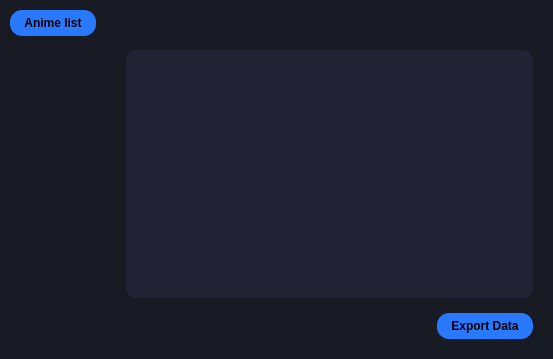
<?xml version="1.0" encoding="UTF-8"?>
<ui version="4.0">
 <class>MainWindow</class>
 <widget class="QMainWindow" name="MainWindow">
  <property name="geometry">
   <rect>
    <x>0</x>
    <y>0</y>
    <width>553</width>
    <height>359</height>
   </rect>
  </property>
  <property name="windowTitle">
   <string>Quản lý Hệ thống</string>
  </property>
  <property name="styleSheet">
   <string notr="true">/* ===== MAIN WINDOW ===== */
QMainWindow {
    background-color: #181a24;
}

/* ===== LABEL ===== */
QLabel {
    color: #e6e6e6;
    font-size: 13px;
}

/* ===== PUSH BUTTON ===== */
QPushButton {
    background-color: #2979ff;   /* nền xanh */
   color: qlineargradient(
        spread:pad, x1:0, y1:0, x2:1, y2:0,
        stop:0 #ff0000,
        stop:0.2 #ff7f00,
        stop:0.4 #ffff00,
        stop:0.6 #00ff00,
        stop:0.8 #00bfff,
        stop:1 #8b00ff
    );

    border-radius: 12px;
    padding: 6px 14px;
    font-size: 12px;
    font-weight: bold;

    /* Rainbow border (ổn định Qt5/Qt6) */
    border: 2px solid qlineargradient(
        spread:pad, x1:0, y1:0, x2:1, y2:1,
        stop:0 #ff0000,
        stop:0.2 #ff7f00,
        stop:0.4 #ffff00,
        stop:0.6 #00ff00,
        stop:0.8 #00bfff,
        stop:1 #8b00ff
    );
}

/* Hover */
QPushButton:hover {
    background-color: #448aff;   /* sáng hơn */
}

/* Pressed */
QPushButton:pressed {
    background-color: #1c54b2;   /* đậm lại */
    padding-top: 8px;
    padding-bottom: 4px;
}

/* Disabled */
QPushButton:disabled {
    background-color: #555;
    color: #aaa;
    border: 2px solid #444;
}

/* ===== LIST WIDGET ===== */
QListWidget {
    background-color: #222436;
    border-radius: 10px;
    border: 2px solid qlineargradient(
        spread:pad, x1:0, y1:0, x2:1, y2:1,
        stop:0 #ff0000,
        stop:0.2 #ff7f00,
        stop:0.4 #ffff00,
        stop:0.6 #00ff00,
        stop:0.8 #00bfff,
        stop:1 #8b00ff
    );
    color: #e6e6e6;
    padding: 5px;
}

/* Item */
QListWidget::item {
    padding: 6px;
    border-radius: 6px;
}

/* Hover item */
QListWidget::item:hover {
    background-color: #2f3250;
}

/* Selected item */
QListWidget::item:selected {
    background-color: #2979ff;
    color: white;
}

/* ===== SCROLLBAR ===== */
QScrollBar:vertical {
    background: transparent;
    width: 8px;
}

QScrollBar::handle:vertical {
    background: #555;
    border-radius: 4px;
}

QScrollBar::handle:vertical:hover {
    background: #777;
}

QScrollBar::add-line,
QScrollBar::sub-line {
    height: 0;
}</string>
  </property>
  <widget class="QWidget" name="centralwidget">
   <layout class="QHBoxLayout" name="horizontalLayout">
    <property name="spacing">
     <number>0</number>
    </property>
    <property name="leftMargin">
     <number>0</number>
    </property>
    <property name="topMargin">
     <number>0</number>
    </property>
    <property name="rightMargin">
     <number>0</number>
    </property>
    <property name="bottomMargin">
     <number>0</number>
    </property>
    <item>
     <layout class="QVBoxLayout" name="sidebar_layout">
      <property name="spacing">
       <number>6</number>
      </property>
      <property name="leftMargin">
       <number>10</number>
      </property>
      <property name="topMargin">
       <number>10</number>
      </property>
      <property name="rightMargin">
       <number>10</number>
      </property>
      <property name="bottomMargin">
       <number>10</number>
      </property>
      <item>
       <widget class="QPushButton" name="btnNavUser">
        <property name="styleSheet">
         <string notr="true">QPushButton {
    background-color: #2979ff;   /* nền xanh */
    color: qlineargradient(
        spread:pad, x1:0, y1:0, x2:1, y2:0,
        stop:0 #ff0000,
        stop:0.2 #ff7f00,
        stop:0.4 #ffff00,
        stop:0.6 #00ff00,
        stop:0.8 #00bfff,
        stop:1 #8b00ff
    );
    border-radius: 12px;
    padding: 6px 14px;
    font-size: 12px;
    font-weight: bold;

    /* Rainbow border (ổn định Qt5/Qt6) */
    border: 2px solid qlineargradient(
        spread:pad, x1:0, y1:0, x2:1, y2:1,
        stop:0 #ff0000,
        stop:0.2 #ff7f00,
        stop:0.4 #ffff00,
        stop:0.6 #00ff00,
        stop:0.8 #00bfff,
        stop:1 #8b00ff
    );
}

/* Hover */
QPushButton:hover {
    background-color: #448aff;   /* sáng hơn */
}

/* Pressed */
QPushButton:pressed {
    background-color: #1c54b2;   /* đậm lại */
    padding-top: 8px;
    padding-bottom: 4px;
}

/* Disabled */
QPushButton:disabled {
    background-color: #555;
    color: #aaa;
    border: 2px solid #444;
}
</string>
        </property>
        <property name="text">
         <string>Anime list</string>
        </property>
       </widget>
      </item>
      <item>
       <spacer name="verticalSpacer_sidebar">
        <property name="orientation">
         <enum>Qt::Vertical</enum>
        </property>
        <property name="sizeHint" stdset="0">
         <size>
          <width>20</width>
          <height>40</height>
         </size>
        </property>
       </spacer>
      </item>
     </layout>
    </item>
    <item>
     <widget class="QStackedWidget" name="stackedWidget">
      <property name="currentIndex">
       <number>0</number>
      </property>
      <widget class="QWidget" name="pageAccounts">
       <layout class="QVBoxLayout" name="verticalLayout">
        <property name="spacing">
         <number>15</number>
        </property>
        <property name="leftMargin">
         <number>20</number>
        </property>
        <property name="topMargin">
         <number>20</number>
        </property>
        <property name="rightMargin">
         <number>20</number>
        </property>
        <property name="bottomMargin">
         <number>20</number>
        </property>
        <item>
         <widget class="QLabel" name="label">
          <property name="font">
           <font>
            <pointsize>-1</pointsize>
           </font>
          </property>
          <property name="styleSheet">
           <string notr="true">color:black</string>
          </property>
          <property name="text">
           <string/>
          </property>
         </widget>
        </item>
        <item>
         <widget class="QListWidget" name="AnimeList"/>
        </item>
        <item>
         <layout class="QHBoxLayout" name="horizontalLayout_2">
          <item>
           <spacer name="horizontalSpacer">
            <property name="orientation">
             <enum>Qt::Horizontal</enum>
            </property>
            <property name="sizeHint" stdset="0">
             <size>
              <width>40</width>
              <height>20</height>
             </size>
            </property>
           </spacer>
          </item>
          <item>
           <widget class="QPushButton" name="btnExport">
            <property name="text">
             <string>Export Data</string>
            </property>
           </widget>
          </item>
         </layout>
        </item>
       </layout>
      </widget>
      <widget class="QWidget" name="pageLibrary">
       <layout class="QVBoxLayout" name="verticalLayout_2">
        <property name="spacing">
         <number>15</number>
        </property>
        <property name="leftMargin">
         <number>20</number>
        </property>
        <property name="topMargin">
         <number>20</number>
        </property>
        <property name="rightMargin">
         <number>20</number>
        </property>
        <property name="bottomMargin">
         <number>20</number>
        </property>
       </layout>
      </widget>
     </widget>
    </item>
   </layout>
  </widget>
 </widget>
 <resources/>
 <connections/>
</ui>
